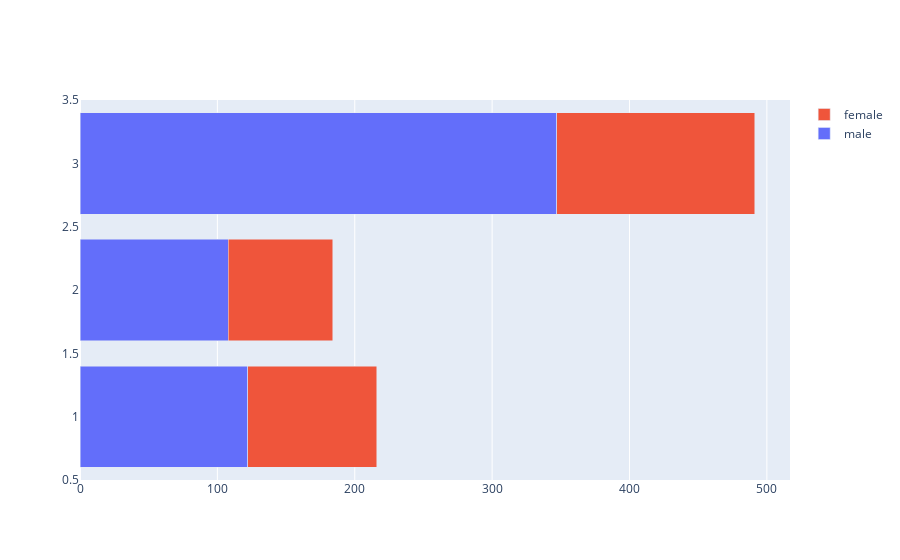

The cell this chart's notebook holds for it:
### Code cell
# graphic object plotly (stacked bar chart)
fig = go.Figure()

# create first bar plot = df male
fig.add_trace(go.Bar(y = df_class_male['Pclass'],
                     x = df_class_male['PassengerId'],
                     orientation='h',
                     name='male',
                     hoverinfo='all'),
               )

# create second bar plot = df female
fig.add_trace(go.Bar(y = df_class_female['Pclass'],
                     x = df_class_female['PassengerId'],
                     orientation='h',
                     name='female',
                     hoverinfo='all'),
               )

# add barmode = stack
fig.update_layout(barmode='stack')
fig.show()

### Figure 1 — Plotly figure (JSON) as saved in the notebook; plotly's stock layout.template omitted (floating-point values rounded to 4 significant figures)
{"data": [{"hoverinfo": "all", "name": "male", "orientation": "h", "type": "bar", "x": [122, 108, 347], "y": [1, 2, 3]}, {"hoverinfo": "all", "name": "female", "orientation": "h", "type": "bar", "x": [94, 76, 144], "y": [1, 2, 3]}], "layout": {"barmode": "stack"}}
